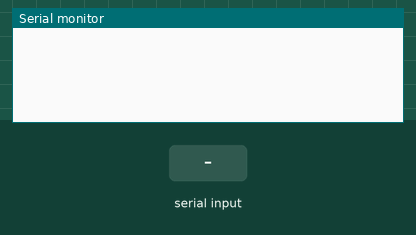
This sketch was run on a simulated Arduino Uno, built with avr-gcc and run on an emulated ATmega328P. On the bench: the last lines printed to the serial monitor. Inputs (shaded band) come from the test bench. EEPROM starts erased.

Above: at 1.2 s.
1.3 s: "G\n" received over Serial
At 1.8 s:
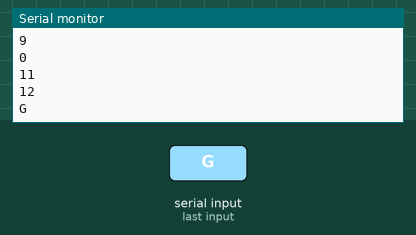
2.8 s: "N\n" received over Serial
At 4.3 s:
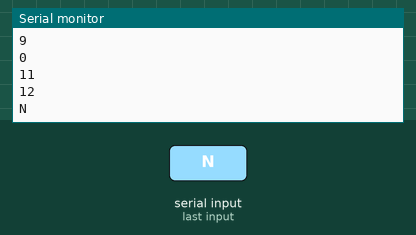
Timing chart, 0 to 5.8 s (numbered marks = the images above; inputs shaded):
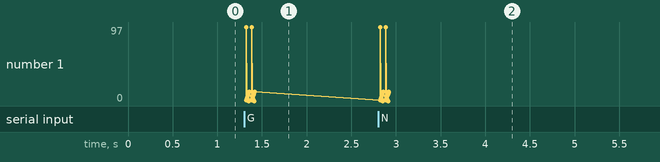

The sketch:

TestEEprom.ino
```cpp
#include "FuncEeprom.h"
String inputString = "";
bool  stringComplete = false;

void setup()
{
  Serial.begin(9600);
}

void loop()
{
  if (inputString == "G") {
    Serial.println("Du Lieu Khi Gui La");
    FuncSendData();
  }
  if (inputString == "N") {
    Serial.println("Du Lieu Khi Nhan La");
    FuncTakeData();
  }

  if (stringComplete) {
    Serial.println(inputString);
    inputString = "";
    stringComplete = false;
  }
}

void serialEvent() {
  while (Serial.available()) {
    char inChar = (char)Serial.read();
    if (inChar != '\n') {
      inputString += inChar;
    }
    if (inChar == '\n') {
      stringComplete = true;
    }
  }
}
```

FuncEeprom.h
```cpp
#include <EEPROM.h>

uint8_t _takeData[12];
char _sendData[12] = {1, 'a', 3, 2, 5, 2, 7, 8, 9, 0, 11, 12};
void FuncTakeData() {
  for (int i = 0 ; i < 12 ; i++) {
    _takeData[i]  = EEPROM.read(i);
    Serial.println(EEPROM.read(i));
  }
}

void FuncSendData() {
  for (int i = 0 ; i < 12 ; i++) {
    EEPROM.write(i, _sendData[i]);
    Serial.println(EEPROM.read(i));
  }
}
```

Measured:
- after the input at 1.3 s, the serial monitor: prints a new line at once (image 1)
- after the input at 2.8 s, the serial monitor: prints a new line at once (image 2)
